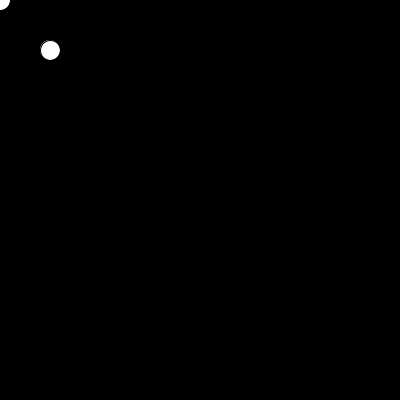
Frame 1 (no input)
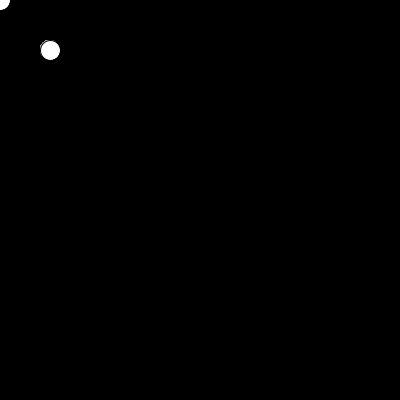
Frame 60 (the mouse pressed at the canvas centre just before this capture)
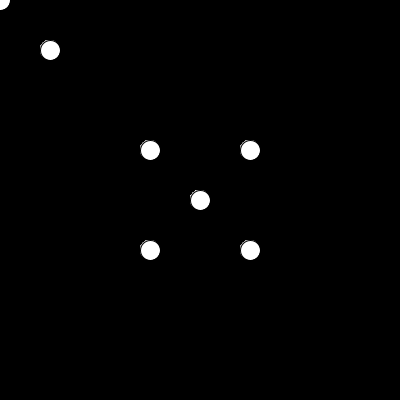
Frame 120 (the mouse held since frame 60 and released just before this capture)

The Processing sketch that drew these frames (run headless with seeded random() and noise(); from frame 60 on, the mouse is pressed at the canvas centre):

// Processing sketch: processing_112470
// ── processing_112470.pde

void setup(){
  size(400,400);
  background(0,0,0);
  
}
  
  void draw(){
    ellipse(mouseX,mouseY,20,20);
    ellipse(mouseY,mouseX,20,20);
    ellipse(mouseY+50,mouseX+50,20,20);
    ellipse(mouseY-50,mouseX-50,20,20);
    ellipse(mouseX-50,mouseY+50,20,20);
    ellipse(mouseX+50,mouseY-50,20,20);
  
    }
